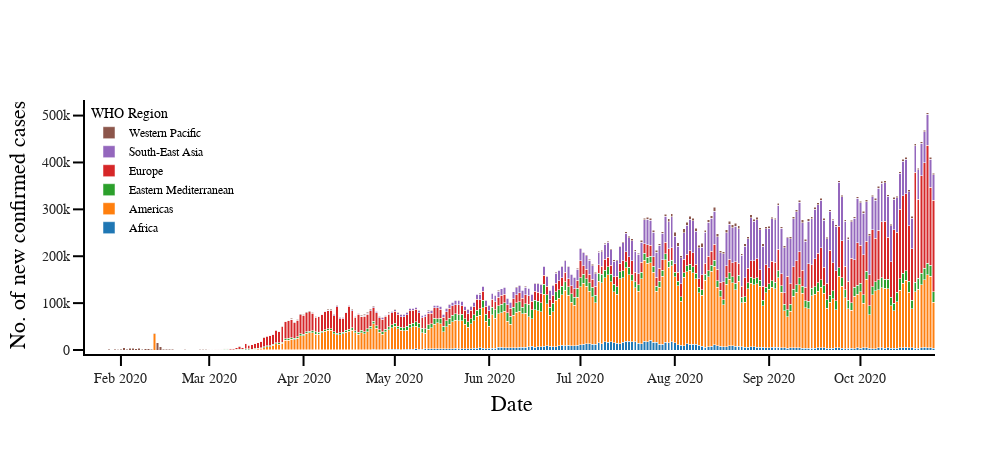

Notebook code for this chart:
### Code cell
fig=px.bar(cont_wise,x='Date', y='New cases',color ='WHO Region',
           height=400,barmode='stack',template='simple_white',hover_name='Date',
           hover_data=['WHO Region','New cases','New deaths'])
fig.update_layout(
                  autosize=False,
                  width=985,
                  height=450,
                  margin=dict(
                      l=50,
                      r=50,
                      b=100,
                      t=100,
                      pad=4
                  ),
                  showlegend=True,
                  paper_bgcolor="white"
                 )

fig.update_layout(
    hoverlabel=dict(
        bgcolor="white", 
        font_size=15, 
        font_family="Rockwell",
        font_color='black'
    )
)

fig.update_layout(
    legend=dict(
        x=0,
        y=1,
        traceorder="reversed",
        title_font_family="Rockwell",
        font=dict(
            family="Rockwell",
            size=12,
            color="black"
        ),
       
    )
)
fig.update_xaxes(title_text='Date',
                 title_font_family='Rockwell',
                 title_font_color='black',
                 title_font_size=22,
                 ticks="outside", 
                 tickwidth=2, 
                 tickcolor='black', 
                 ticklen=10,
                 tickfont_size=14,
                 tickfont_family='Rockwell ',
                 showline=True, 
                 linewidth=2, 
                 linecolor='black'
                )
fig.update_yaxes(title_text='No. of new confirmed cases',
                 title_font_family='Rockwell',
                 title_font_color='black',
                 title_font_size=22,
                 ticks="outside", 
                 tickwidth=2, 
                 tickcolor='black', 
                 ticklen=10,
                 tickfont_size=14,
                 tickfont_family='Rockwell',
                 showline=True, 
                 linewidth=2, 
                 linecolor='black')
fig.show()

### Figure 1 — Plotly figure (JSON) as saved in the notebook; plotly's stock layout.template omitted (floating-point values rounded to 4 significant figures; data arrays with more than 128 entries replaced by an {"elided": "..."} marker saying what was removed)
{"data": [{"alignmentgroup": "True", "customdata": {"elided": "278x3 mixed values"}, "hovertemplate": "<b>%{hovertext}</b><br><br>WHO Region=%{customdata[0]}<br>Date=%{x}<br>New cases=%{customdata[1]}<br>New deaths=%{customdata[2]}<extra></extra>", "hovertext": {"elided": "278 str values"}, "legendgroup": "Africa", "marker": {"color": "#1F77B4"}, "name": "Africa", "offsetgroup": "Africa", "orientation": "v", "showlegend": true, "textposition": "auto", "type": "bar", "x": {"elided": "278 str values"}, "xaxis": "x", "y": {"elided": "278 int values"}, "yaxis": "y"}, {"alignmentgroup": "True", "customdata": {"elided": "278x3 mixed values"}, "hovertemplate": "<b>%{hovertext}</b><br><br>WHO Region=%{customdata[0]}<br>Date=%{x}<br>New cases=%{customdata[1]}<br>New deaths=%{customdata[2]}<extra></extra>", "hovertext": {"elided": "278 str values"}, "legendgroup": "Americas", "marker": {"color": "#FF7F0E"}, "name": "Americas", "offsetgroup": "Americas", "orientation": "v", "showlegend": true, "textposition": "auto", "type": "bar", "x": {"elided": "278 str values"}, "xaxis": "x", "y": {"elided": "278 int values"}, "yaxis": "y"}, {"alignmentgroup": "True", "customdata": {"elided": "278x3 mixed values"}, "hovertemplate": "<b>%{hovertext}</b><br><br>WHO Region=%{customdata[0]}<br>Date=%{x}<br>New cases=%{customdata[1]}<br>New deaths=%{customdata[2]}<extra></extra>", "hovertext": {"elided": "278 str values"}, "legendgroup": "Eastern Mediterranean", "marker": {"color": "#2CA02C"}, "name": "Eastern Mediterranean", "offsetgroup": "Eastern Mediterranean", "orientation": "v", "showlegend": true, "textposition": "auto", "type": "bar", "x": {"elided": "278 str values"}, "xaxis": "x", "y": {"elided": "278 int values"}, "yaxis": "y"}, {"alignmentgroup": "True", "customdata": {"elided": "278x3 mixed values"}, "hovertemplate": "<b>%{hovertext}</b><br><br>WHO Region=%{customdata[0]}<br>Date=%{x}<br>New cases=%{customdata[1]}<br>New deaths=%{customdata[2]}<extra></extra>", "hovertext": {"elided": "278 str values"}, "legendgroup": "Europe", "marker": {"color": "#D62728"}, "name": "Europe", "offsetgroup": "Europe", "orientation": "v", "showlegend": true, "textposition": "auto", "type": "bar", "x": {"elided": "278 str values"}, "xaxis": "x", "y": {"elided": "278 int values"}, "yaxis": "y"}, {"alignmentgroup": "True", "customdata": {"elided": "278x3 mixed values"}, "hovertemplate": "<b>%{hovertext}</b><br><br>WHO Region=%{customdata[0]}<br>Date=%{x}<br>New cases=%{customdata[1]}<br>New deaths=%{customdata[2]}<extra></extra>", "hovertext": {"elided": "278 str values"}, "legendgroup": "South-East Asia", "marker": {"color": "#9467BD"}, "name": "South-East Asia", "offsetgroup": "South-East Asia", "orientation": "v", "showlegend": true, "textposition": "auto", "type": "bar", "x": {"elided": "278 str values"}, "xaxis": "x", "y": {"elided": "278 int values"}, "yaxis": "y"}, {"alignmentgroup": "True", "customdata": {"elided": "278x3 mixed values"}, "hovertemplate": "<b>%{hovertext}</b><br><br>WHO Region=%{customdata[0]}<br>Date=%{x}<br>New cases=%{customdata[1]}<br>New deaths=%{customdata[2]}<extra></extra>", "hovertext": {"elided": "278 str values"}, "legendgroup": "Western Pacific", "marker": {"color": "#8C564B"}, "name": "Western Pacific", "offsetgroup": "Western Pacific", "orientation": "v", "showlegend": true, "textposition": "auto", "type": "bar", "x": {"elided": "278 str values"}, "xaxis": "x", "y": {"elided": "278 int values"}, "yaxis": "y"}], "layout": {"autosize": false, "barmode": "stack", "height": 450, "hoverlabel": {"bgcolor": "white", "font": {"color": "black", "family": "Rockwell", "size": 15}}, "legend": {"font": {"color": "black", "family": "Rockwell", "size": 12}, "title": {"font": {"family": "Rockwell"}, "text": "WHO Region"}, "tracegroupgap": 0, "traceorder": "reversed", "x": 0, "y": 1}, "margin": {"b": 100, "l": 50, "pad": 4, "r": 50, "t": 100}, "paper_bgcolor": "white", "showlegend": true, "width": 985, "xaxis": {"anchor": "y", "domain": [0, 1], "linecolor": "black", "linewidth": 2, "showline": true, "tickcolor": "black", "tickfont": {"family": "Rockwell ", "size": 14}, "ticklen": 10, "ticks": "outside", "tickwidth": 2, "title": {"font": {"color": "black", "family": "Rockwell", "size": 22}, "text": "Date"}}, "yaxis": {"anchor": "x", "domain": [0, 1], "linecolor": "black", "linewidth": 2, "showline": true, "tickcolor": "black", "tickfont": {"family": "Rockwell", "size": 14}, "ticklen": 10, "ticks": "outside", "tickwidth": 2, "title": {"font": {"color": "black", "family": "Rockwell", "size": 22}, "text": "No. of new confirmed cases"}}}}
